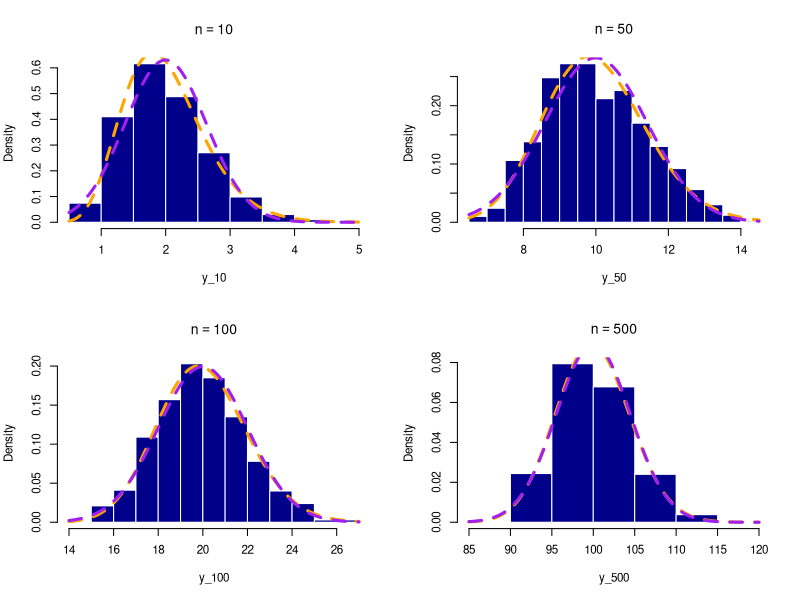
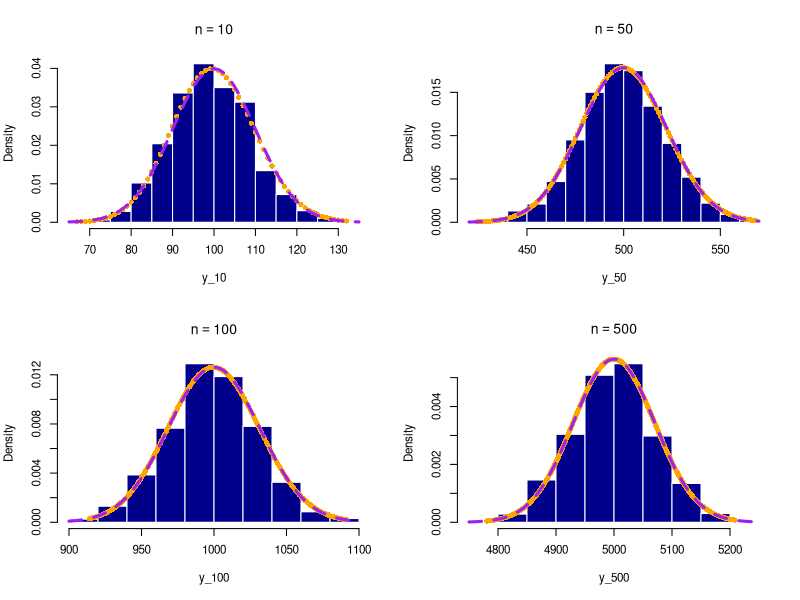
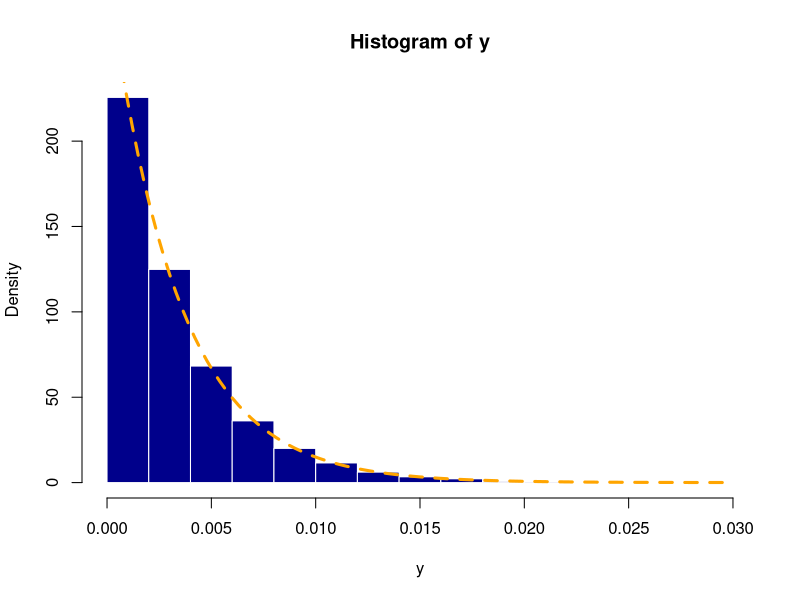

Here is the R script that generated these plots, in order:

# Laboratorio 10 ----------------------------------------------------------



# Teorema del Límite Central ----------------------------------------------

#Ejemplo 1: x1...xn~Exponencial (nu)

set.seed(1113)

rep = 1000

nu = 5
y_10=c()
y_50=c()
y_100=c()
y_500=c()
for(i in 1:rep){
  y_10[i]<-sum(rexp(n=10,rate=nu))
  y_50[i]<-sum(rexp(n=50,rate=nu))
  y_100[i]<-sum(rexp(n=100,rate=nu))
  y_500[i]<-sum(rexp(n=500,rate=nu))

}

mu <- 1/nu
sd <- sqrt(1/nu^2)

par(mfrow=c(2,2),cex=0.7)
hist(y_10,freq=F,main=expression(n==10),col="darkblue",border="white")

curve(dgamma(x,shape=10,rate=nu),lwd=3,col="orange",add=TRUE,lty=2)
curve(dnorm(x,mean=mu*10,sqrt(10)*sd),col="purple",add=T,lty=2,lwd=3)

hist(y_50,freq=F,main=expression(n==50),col="darkblue",border="white")

curve(dgamma(x,shape=50,rate=nu),lwd=3,col="orange",add=TRUE,lty=2)
curve(dnorm(x,mean=mu*50,sqrt(50)*sd),col="purple",add=T,lty=2,lwd=3)

hist(y_100,freq=F,main=expression(n==100),col="darkblue",border="white")

curve(dgamma(x,shape=100,rate=nu),lwd=3,col="orange",add=TRUE,lty=2)
curve(dnorm(x,mean=mu*100,sqrt(100)*sd),col="purple",add=T,lty=2,lwd=3)

hist(y_500,freq=F,main=expression(n==500),col="darkblue",border="white")

curve(dgamma(x,shape=500,rate=nu),lwd=3,col="orange",add=TRUE,lty=2)
curve(dnorm(x,mean=mu*500,sqrt(500)*sd),col="purple",add=T,lty=2,lwd=3)

#Ejemplo 1: x1...xn~poiss (nu)


set.seed(1113)

rep = 1000

lambda = 10

y_10=c()
y_50=c()
y_100=c()
y_500=c()

for(i in 1:rep){
  y_10[i]<-sum(rpois(n=10,lambda=lambda))
  y_50[i]<-sum(rpois(n=50,lambda=lambda))
  y_100[i]<-sum(rpois(n=100,lambda=lambda))
  y_500[i]<-sum(rpois(n=500,lambda=lambda))
  
} 

mu <- lambda
sd <- sqrt(lambda)

par(mfrow=c(2,2),cex=0.7)

hist(y_10,freq=F,main=expression(n==10),col="darkblue",border="white")

x<-seq(from=min(y_10),to=max(y_10))
points(x,dpois(x,lambda = 10*lambda),lwd=10,pch=16,col="orange")
curve(dnorm(x,mean=mu*10,sqrt(10)*sd),col="purple",add=T,lty=2,lwd=3)

hist(y_50,freq=F,main=expression(n==50),col="darkblue",border="white")

x<-seq(from=min(y_50),to=max(y_50))
points(x,dpois(x,lambda = 50*lambda),lwd=10,pch=16,col="orange")
curve(dnorm(x,mean=mu*50,sqrt(50)*sd),col="purple",add=T,lty=2,lwd=3)

hist(y_100,freq=F,main=expression(n==100),col="darkblue",border="white")

x<-seq(from=min(y_100),to=max(y_100))
points(x,dpois(x,lambda = 100*lambda),lwd=10,pch=16,col="orange")
curve(dnorm(x,mean=mu*100,sqrt(100)*sd),col="purple",add=T,lty=2,lwd=3)

hist(y_500,freq=F,main=expression(n==500),col="darkblue",border="white")

x<-seq(from=min(y_500),to=max(y_500))
points(x,dpois(x,lambda = 500*lambda),lwd=10,pch=16,col="orange")
curve(dnorm(x,mean=mu*500,sqrt(500)*sd),col="purple",add=T,lty=2,lwd=3)




# Estadísticos de orden ---------------------------------------------------


#Ejemplo: X_1,...X_n,~Exponencial (nu)
# Y_1=X(1)=min(X_1,...,X_n)~Exponencial(n*nu)
# El minimo de una n distribuciones~exp(nu) distribuye exp(n*nu), donde n son los n minimos
set.seed(1113)
n<-100
nu<-3
y<-vector("numeric")

rep <- 10000
for (i in 1:rep){
  x<-rexp(n=n,rate=nu)
  y[i]=min(x)
}

par(mfrow=c(1,1))
hist(y,freq=FALSE,col="darkblue",border="white")
curve(dexp(x,rate=nu*n),col="orange",lty=2,lwd=3,add=T)









